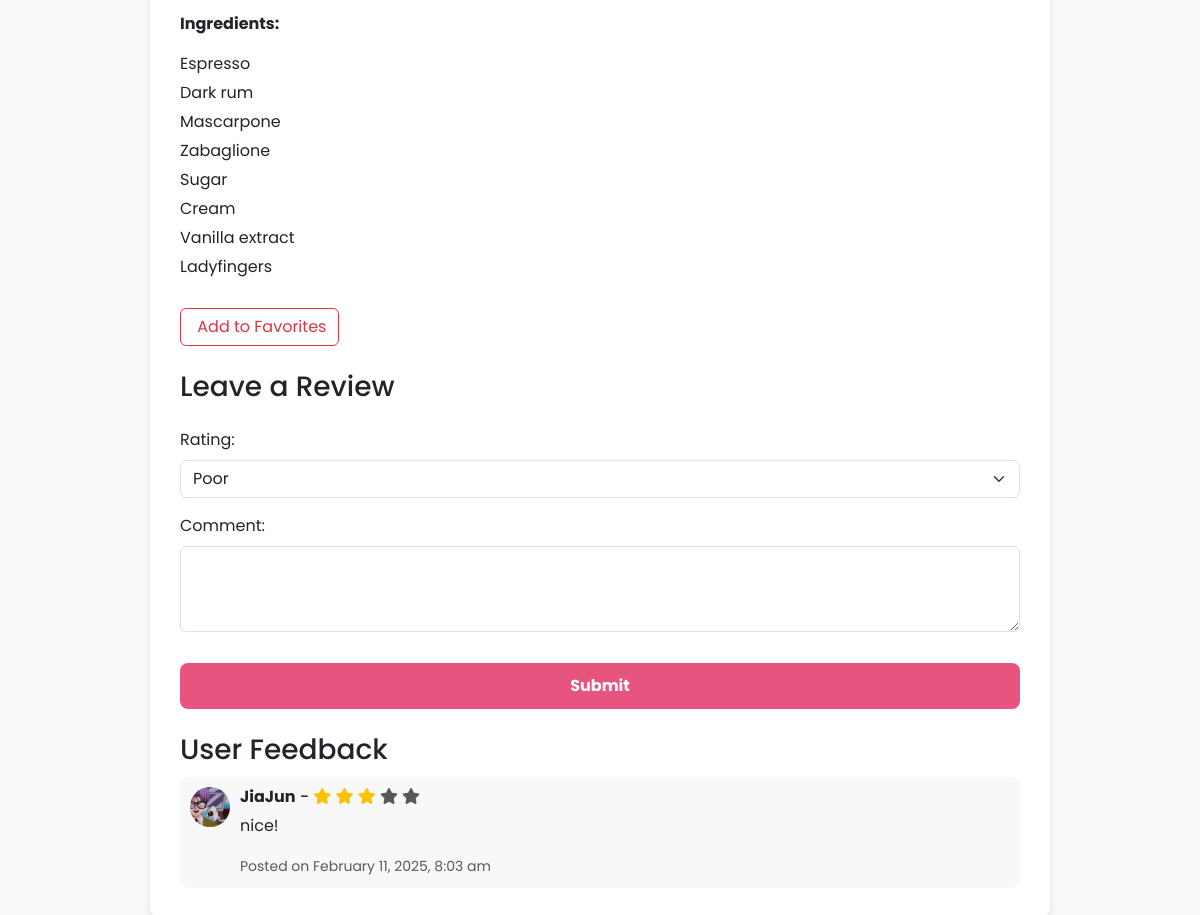
The page /user_recipe_details.php?id=8 (signed in, lower part) on the database as committed earlier.
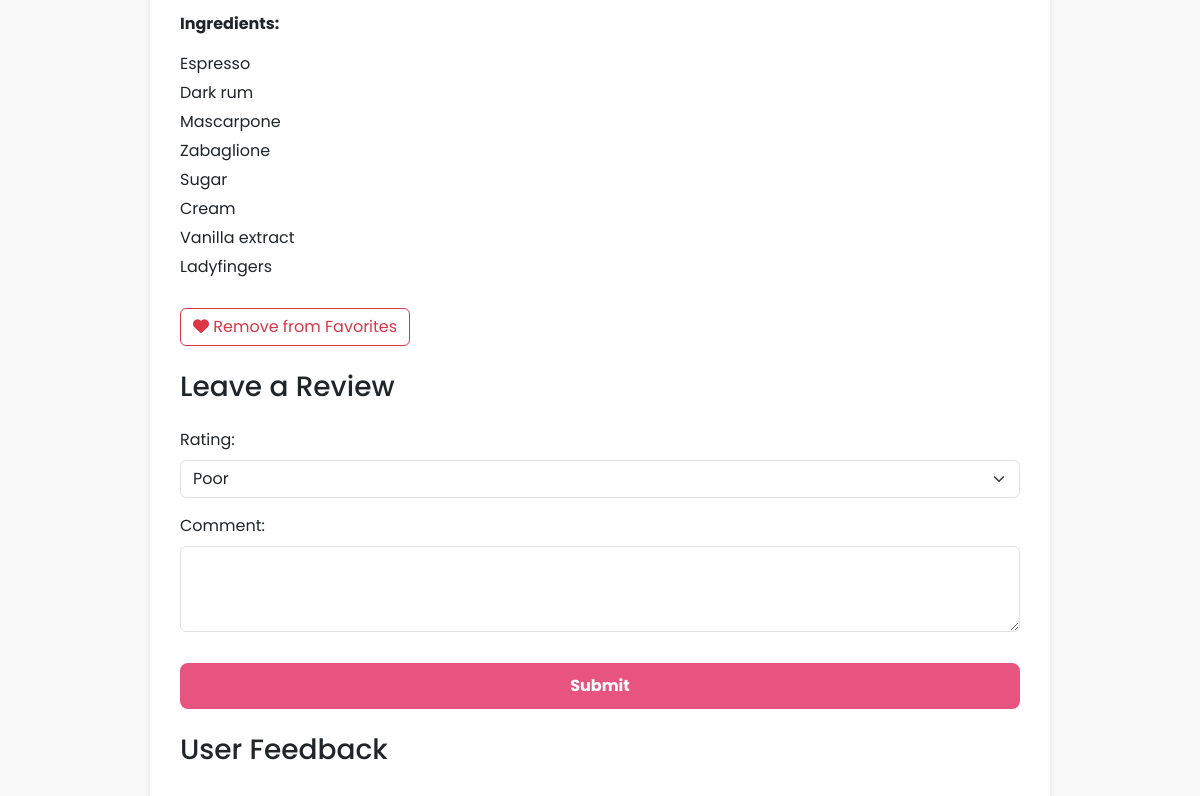
The same page on the database as committed later.
### tables this page shows
CREATE TABLE `recipe` (
  `recipeID` int(11) NOT NULL,
  `recipeImg` varchar(255) DEFAULT NULL,
  `recipeName` varchar(255) NOT NULL,
  `recipeIngred` text NOT NULL,
  `recipeDesc` text NOT NULL,
  `recipeDate` timestamp NOT NULL DEFAULT current_timestamp(),
  `recipeStatus` enum('Pending','Approved','Rejected','Re-Submitted') NOT NULL,
  `remark` text DEFAULT NULL,
  `userID` int(11) DEFAULT NULL,
  `diffID` int(11) DEFAULT NULL,
  `typeID` int(11) DEFAULT NULL
);

CREATE TABLE `feedback` (
  `feedbackID` int(11) NOT NULL,
  `userID` int(11) DEFAULT NULL,
  `recipeID` int(11) DEFAULT NULL,
  `ratingID` int(11) DEFAULT NULL,
  `comment` text DEFAULT NULL,
  `feedbackDate` timestamp NOT NULL DEFAULT current_timestamp()
);

CREATE TABLE `registered_user` (
  `userID` int(11) NOT NULL,
  `userImg` varchar(255) DEFAULT NULL,
  `userName` varchar(255) NOT NULL,
  `userEmail` varchar(255) NOT NULL,
  `userPass` varchar(255) NOT NULL,
  `userBio` text DEFAULT NULL,
  `favID` int(11) DEFAULT NULL,
  `reset_token` varchar(255) DEFAULT NULL,
  `userStatus` enum('Active','Inactive','Banned') NOT NULL DEFAULT 'Active'
);

### user_recipe_details.php (the view, shortened to what this page needs)
<?php
include 'db.php';
$isLoggedIn = false;
$userID = null;
if (isset($_SESSION['userID'])) {
    $isLoggedIn = true;
    $userID = $_SESSION['userID'];
}
if (!isset($_GET['id']) || empty($_GET['id'])) {
    $_SESSION['toastMessage'] = 'Invalid Recipe ID.';
} else {
    $recipeID = $_GET['id'];
}
    $query = "SELECT recipe.recipeID, recipe.recipeName, recipe.recipeImg, recipe.recipeIngred, recipe.recipeDesc,
              registered_user.userName, registered_user.userImg AS creatorImg,
              meal_difficulty.mealDiff, meal_type.mealType
            FROM recipe
            LEFT JOIN registered_user ON recipe.userID = registered_user.userID
            LEFT JOIN meal_difficulty ON recipe.diffID = meal_difficulty.diffID
            LEFT JOIN meal_type ON recipe.typeID = meal_type.typeID
            WHERE recipe.recipeID = ?";
    $stmt = $conn->prepare($query);
    $stmt->bind_param("i", $recipeID);
    $stmt->execute();
    $result = $stmt->get_result();
    $recipe = $result->fetch_assoc();
    $isFavorited = false;
    if ($isLoggedIn) {
        $query = "SELECT * FROM favorite WHERE userID = ? AND recipeID = ?";
        $stmt = $conn->prepare($query);
        $stmt->bind_param("ii", $userID, $recipeID);
        $stmt->execute();
        $result = $stmt->get_result();
        $isFavorited = $result->num_rows > 0;
    }
$ratingQuery = "SELECT ratingID, ratingText FROM rating";
$ratingResult = $conn->query($ratingQuery);
$commentsQuery = "SELECT feedback.*, registered_user.userName, registered_user.userImg, rating.ratingText
                  FROM feedback
                  JOIN registered_user ON feedback.userID = registered_user.userID
                  JOIN rating ON feedback.ratingID = rating.ratingID
                  WHERE feedback.recipeID = ? ORDER BY feedbackDate DESC";
$commentsStmt = $conn->prepare($commentsQuery);
$commentsStmt->bind_param("i", $recipeID);
$commentsStmt->execute();
$commentsResult = $commentsStmt->get_result()
?>
<!DOCTYPE html>
<html lang="en">
<head>
    <link rel="stylesheet" href="https://cdn.jsdelivr.net/npm/bootstrap@5.3.0/dist/css/bootstrap.min.css">
    <link rel="stylesheet" href="https://cdnjs.cloudflare.com/ajax/libs/font-awesome/6.4.2/css/all.min.css">
</head>
<body>
<?php include('header.php'); ?>
<div class="container">
    <p><strong>Ingredients:</strong></p>
        <div class="ingredients-list">
            <?php
            $ingredients = explode("\n", $recipe['recipeIngred']);
            foreach ($ingredients as $ingredient): ?>
            <p><?= htmlspecialchars($ingredient) ?></p>
            <?php endforeach; ?>
        </div>
    <br>
    <form id="favoriteForm">
            <button type="button" id="favoriteBtn" class="btn btn-outline-danger">
                <i class="fa <?= $isFavorited ? 'fa-heart' : 'fa-heart-o' ?>"></i>
                <span id="favoriteText"><?= $isFavorited ? "Remove from Favorites" : "Add to Favorites" ?></span>
            </button>
    </form>
    <h3 class="mt-4">Leave a Review</h3>
    <?php if ($isLoggedIn): ?>
        <form method="POST" class="mt-4">
            <div class="mb-3">
                <label for="rating" class="form-label">Rating:</label>
                <select name="rating" class="form-select" required>
                    <?php while ($rating = $ratingResult->fetch_assoc()): ?>
                        <option value="<?= $rating['ratingID'] ?>"><?= $rating['ratingText'] ?></option>
                    <?php endwhile; ?>
                </select>
            </div>
            <div class="mb-3">
                <label for="comment" class="form-label">Comment:</label>
                <textarea name="comment" class="form-control" rows="3" required></textarea>
            </div>
            <button type="submit" class="btn btn-custom">Submit</button>
        </form>
    <?php else: ?>
        <p><a href="index.php">Log in</a> to leave a comment.</p>
    <?php endif; ?>
    <h3 class="mt-4">User Feedback</h3>
    <?php while ($comment = $commentsResult->fetch_assoc()): ?>
        <div class="comment-card">
            <img src="<?= htmlspecialchars($comment['userImg'] ?? 'uploads/default.png') ?>" class="profile-img">
            <div>
            <h6><strong><?= htmlspecialchars($comment['userName']) ?></strong> -
                <span class="text-warning">
                    <?php for ($i = 0; $i < $comment['ratingID']; $i++): ?>
                        <i class="fa fa-star"></i>
                    <?php endfor; ?>
                    <?php for ($i = $comment['ratingID']; $i < 5; $i++): ?>
                        <i class="fa fa-star text-muted"></i>
                    <?php endfor; ?>
                </span>
            </h6>
                <p><?= nl2br(htmlspecialchars($comment['comment'])) ?></p>
            <small class="text-muted">
                Posted on <?= date("F j, Y, g:i a", strtotime($comment['feedbackDate'])) ?>
            </small>
            </div>
        </div>
    <?php endwhile; ?>
</div>
</body>
</html>

Rows that differ between the two databases and show on the page:
removed feedback: userID.userImg (picture), userID.userName "JiaJun", comment "nice!", feedbackDate "February 11, 2025, 8:03 am"
Other text that changed with them:
text no longer shown: "Add to Favorites"
text now shown: "Remove from Favorites"
